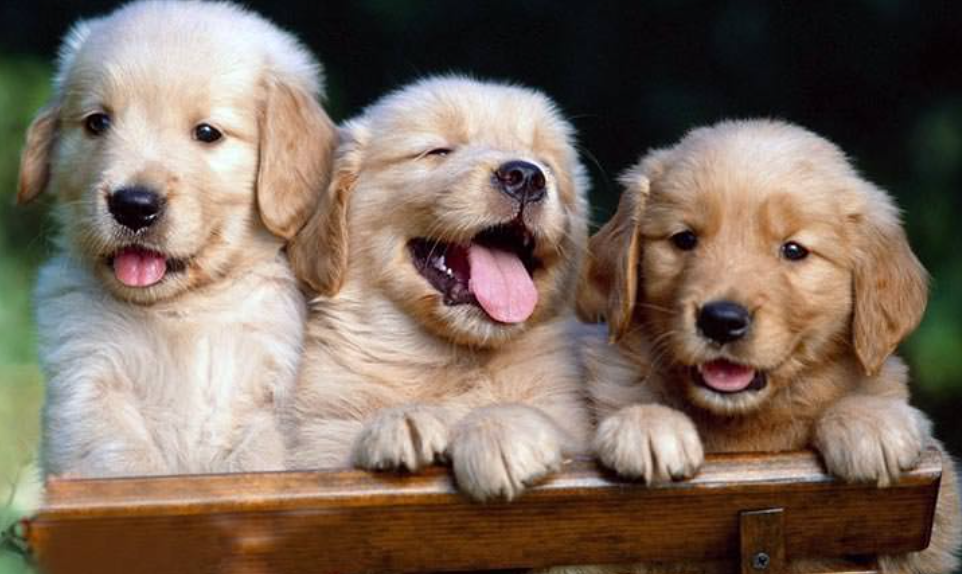
%> input picture p0_JEVG/DogsImage.png, 962 x 574 px
$ octave PO_4_Maximo_JEVG.m   (GNU Octave 9; MATLAB toolbox functions it lacks are replaced by stand-ins)
%> lines starting %> are read from the running program, lines starting %| are printed output that depends on the picture
%Clean the window and data
clc, clear
close all;
%Read the image and aply the Max
x=imread("DogsImage.png");
%> x is the input picture: size 574x962x3 uint8; mean R, G, B 125, 108, 94.6
x2=rgb2gray(x);
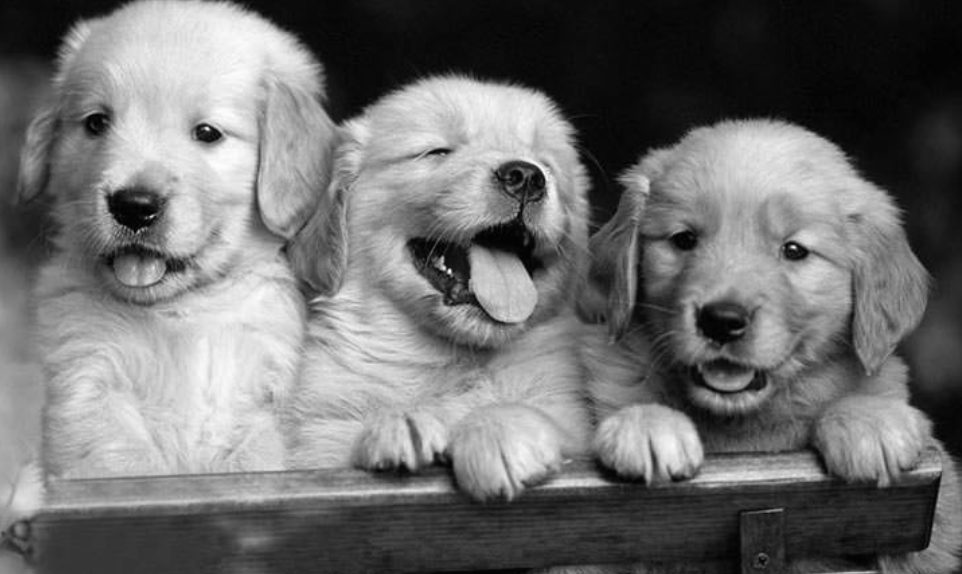
%> x2: size 574x962 uint8; min 1, max 253, mean 111.6
Pmax=max(max(x2));
%> Pmax = 253
x3=Pmax-x2;
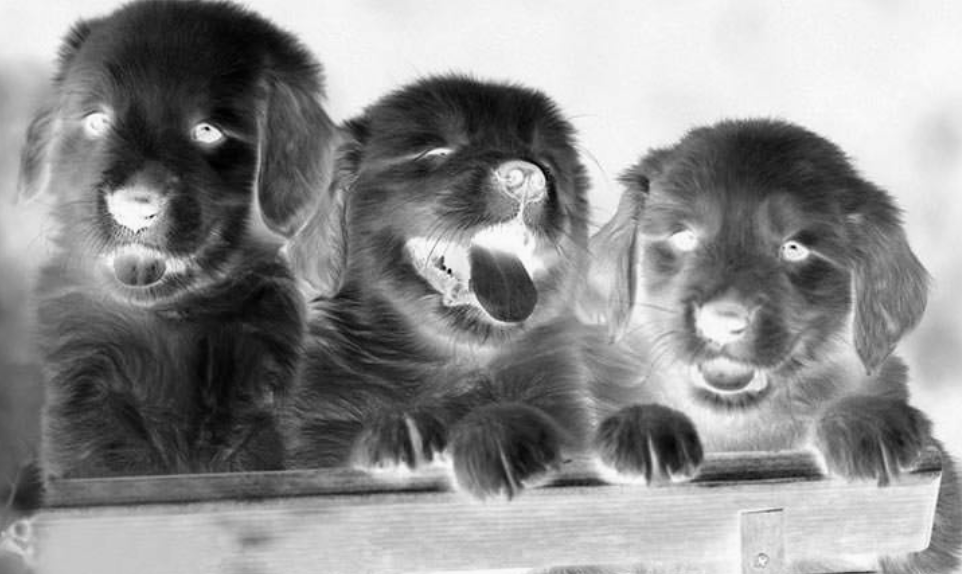
%> x3: size 574x962 uint8; min 0, max 252, mean 141.4
%Plot the images in the same figure
figure
subplot(1,3,1)
imshow(x)
subplot(1,3,2)
imshow(x2)
subplot(1,3,3)
imshow(x3)
